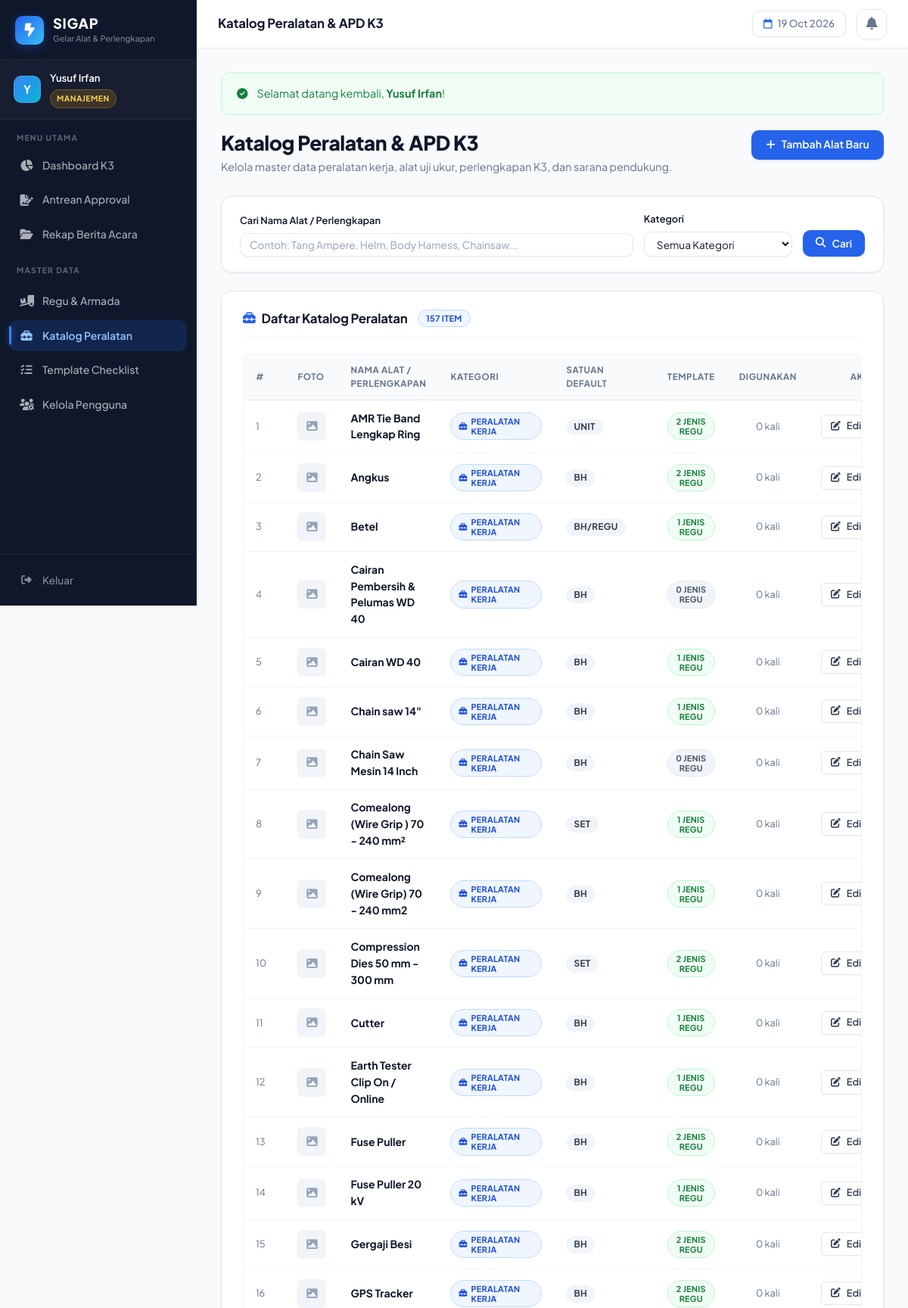
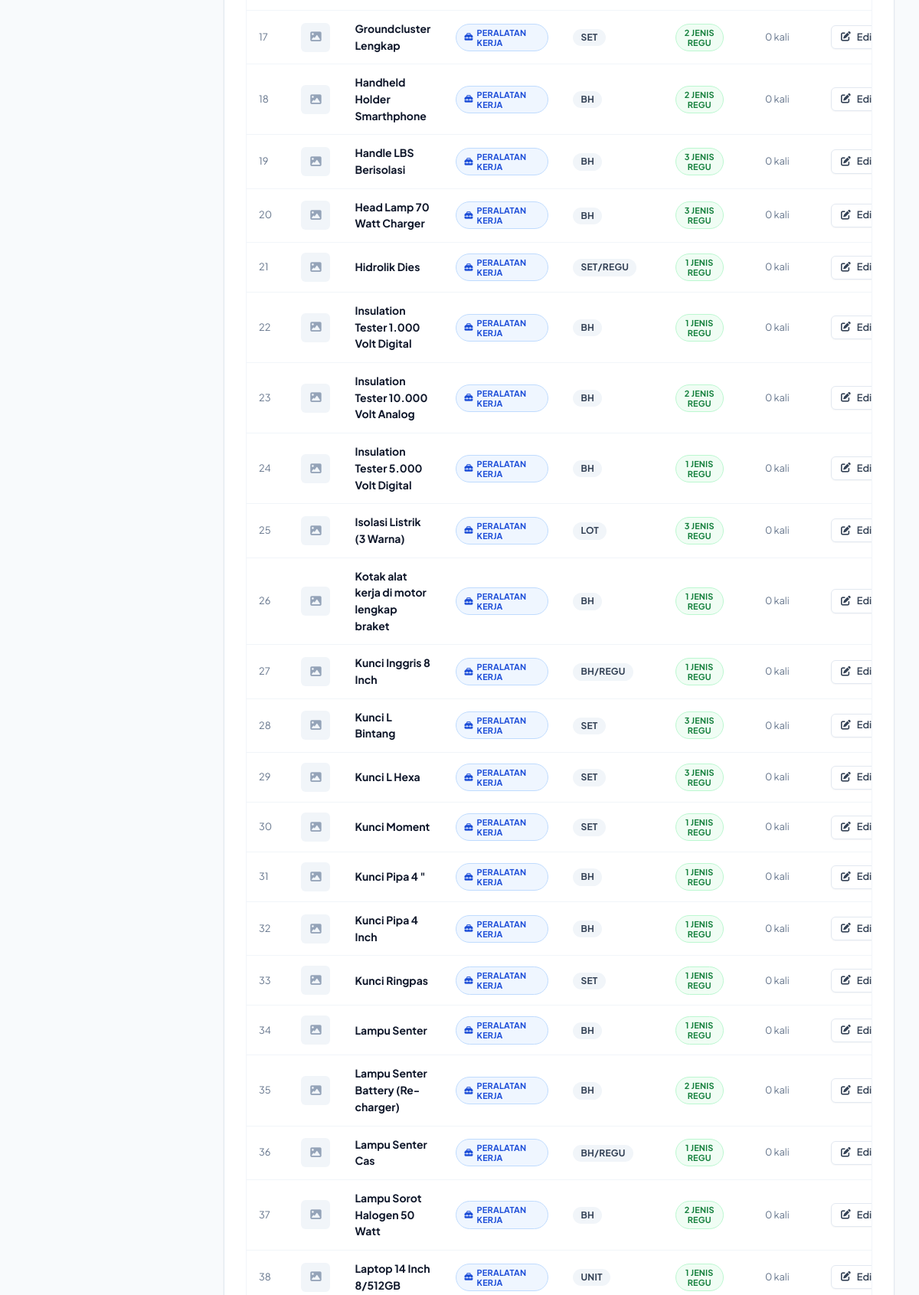
/master/barang/index.php (signed in, upper part), run on the app's committed database (2 pictures, top to bottom).
### tables this page shows
CREATE TABLE IF NOT EXISTS master_barang (
    id               INT          AUTO_INCREMENT PRIMARY KEY,
    nama_barang      VARCHAR(150) NOT NULL UNIQUE,
    kategori         ENUM('alat_kerja', 'k3_safety', 'kendaraan_pendukung', 'administrasi') NOT NULL,
    satuan_default   VARCHAR(30)  NOT NULL,
    gambar_referensi VARCHAR(255) NULL,
    created_at       TIMESTAMP    DEFAULT CURRENT_TIMESTAMP,
    updated_at       TIMESTAMP    DEFAULT CURRENT_TIMESTAMP ON UPDATE CURRENT_TIMESTAMP,
    INDEX idx_barang_kategori (kategori),
    INDEX idx_barang_nama     (nama_barang)
);

### master/barang/index.php (the view, shortened to what this page needs)
<?php
$pdo = get_db_connection();
$search          = trim(isset($_GET['q']) ? $_GET['q'] : '');
$where = [];
$params = [];
$where_sql = !empty($where) ? 'WHERE ' . implode(' AND ', $where) : '';
$stmt = $pdo->prepare("
    SELECT b.*,
           (SELECT COUNT(*) FROM template_checklist_item t WHERE t.master_barang_id = b.id) AS total_template,
           (SELECT COUNT(*) FROM gelar_alat_detail d WHERE d.master_barang_id = b.id) AS total_inspeksi
    FROM master_barang b
    {$where_sql}
    ORDER BY b.kategori, b.nama_barang
");
$stmt->execute($params);
$barang_list = $stmt->fetchAll();
$kategori_labels = [
    'alat_kerja'          => ['label' => 'Peralatan Kerja', 'icon' => 'fa-toolbox', 'class' => 'badge-submitted'],
    'k3_safety'           => ['label' => 'APD & Keselamatan K3', 'icon' => 'fa-hard-hat', 'class' => 'badge-rejected'],
    'kendaraan_pendukung' => ['label' => 'Armada / Sarana', 'icon' => 'fa-truck-pickup', 'class' => 'badge-approved'],
    'administrasi'        => ['label' => 'Administrasi & Personel', 'icon' => 'fa-id-card-clip', 'class' => 'badge-draft'],
];
require_once __DIR__ . '/../../includes/header.php';
?>
<div style="display:flex; justify-content:space-between; align-items:flex-start; margin-bottom:1.75rem; flex-wrap:wrap; gap:1rem;">
    <div>
        <h1 style="font-size:1.65rem; font-weight:800; letter-spacing:-0.02em; margin-bottom:4px; color:var(--text-main);">Katalog Peralatan & APD K3</h1>
        <p style="color:var(--text-muted); font-size:0.9rem;">Kelola master data peralatan kerja, alat uji ukur, perlengkapan K3, dan sarana pendukung.</p>
    </div>
    <button onclick="openModalTambah()" class="btn btn-primary">
        <i class="fa-solid fa-plus"></i> Tambah Alat Baru
    </button>
</div>
<div class="card" style="margin-bottom:1.5rem; padding:1.25rem 1.5rem;">
    <form method="GET" style="display:flex; gap:14px; flex-wrap:wrap; align-items:flex-end;">
        <div style="flex:1; min-width:200px;">
            <label class="form-label" style="font-size:0.8rem;">Cari Nama Alat / Perlengkapan</label>
            <input type="text" name="q" class="form-control" placeholder="Contoh: Tang Ampere, Helm, Body Harness, Chainsaw..." value="<?= htmlspecialchars($search) ?>" style="font-size:0.85rem; padding:6px 12px;">
        </div>
        <div>
            <label class="form-label" style="font-size:0.8rem;">Kategori</label>
            <select name="kategori" class="form-control" style="font-size:0.85rem; padding:6px 12px; min-width:180px;">
                <option value="">Semua Kategori</option>
            </select>
        </div>
        <div style="display:flex; gap:8px;">
            <button type="submit" class="btn btn-primary" style="padding:7px 16px; font-size:0.85rem;">
                <i class="fa-solid fa-magnifying-glass"></i> Cari
            </button>
        </div>
    </form>
</div>
<div class="card">
    <div class="card-header">
        <h2 class="card-title">
            <i class="fa-solid fa-toolbox" style="color:var(--primary);"></i>
            Daftar Katalog Peralatan
            <span class="badge badge-submitted" style="font-size:0.7rem; margin-left:6px;"><?= count($barang_list) ?> item</span>
        </h2>
    </div>
    <?php if (empty($barang_list)): ?>
        <div style="text-align:center; padding:3rem 1rem; color:var(--text-muted);">
            <div style="width:48px; height:48px; border-radius:50%; background:#f1f5f9; color:#64748b; display:flex; align-items:center; justify-content:center; margin:0 auto 10px; font-size:1.3rem;">
                <i class="fa-solid fa-toolbox"></i>
            </div>
            <strong style="color:var(--text-main);">Tidak ada data peralatan ditemukan</strong>
            <p style="font-size:0.825rem; margin-top:2px;">Silakan tambahkan data alat baru atau sesuaikan filter pencarian Anda.</p>
        </div>
    <?php else: ?>
        <div class="table-responsive">
            <table class="data-table">
                <thead>
                    <tr>
                        <th width="40px">#</th>
                        <th width="50px">Foto</th>
                        <th>Nama Alat / Perlengkapan</th>
                        <th>Kategori</th>
                        <th>Satuan Default</th>
                        <th style="text-align:center;">Template</th>
                        <th style="text-align:center;">Digunakan</th>
                        <th style="text-align:center;">Aksi</th>
                    </tr>
                </thead>
                <tbody>
                    <?php foreach ($barang_list as $i => $row): ?>
                        <?php $kat_info = isset($kategori_labels[$row['kategori']]) ? $kategori_labels[$row['kategori']] : ['label' => $row['kategori'], 'icon' => 'fa-tag', 'class' => 'badge-draft']; ?>
                        <tr>
                            <td style="color:var(--text-muted); font-size:0.8rem;"><?= $i + 1 ?></td>
                            <td>
                                <?php if (!empty($row['gambar_referensi'])): ?>
                                    <img src="<?= base_url('uploads/referensi/' . htmlspecialchars($row['gambar_referensi'])) ?>"
                                         style="width:38px; height:38px; object-fit:cover; border-radius:var(--radius-sm); border:1px solid var(--border-color); cursor:pointer;"
                                         onclick="previewImage(this.src, '<?= addslashes(htmlspecialchars($row['nama_barang'])) ?>')"
                                         title="Klik perbesar">
                                <?php else: ?>
                                    <div style="width:38px; height:38px; border-radius:var(--radius-sm); background:#f1f5f9; color:#94a3b8; display:flex; align-items:center; justify-content:center; font-size:0.9rem;">
                                        <i class="fa-solid fa-image"></i>
                                    </div>
                                <?php endif; ?>
                            </td>
                            <td>
                                <strong style="color:var(--text-main); font-size:0.875rem;"><?= htmlspecialchars($row['nama_barang']) ?></strong>
                            </td>
                            <td>
                                <span class="badge <?= $kat_info['class'] ?>" style="font-size:0.68rem;">
                                    <i class="fa-solid <?= $kat_info['icon'] ?>"></i> <?= $kat_info['label'] ?>
                                </span>
                            </td>
                            <td>
                                <span class="badge" style="background:#f1f5f9; color:#334155; font-size:0.75rem;">
                                    <?= htmlspecialchars($row['satuan_default']) ?>
                                </span>
                            </td>
                            <td style="text-align:center;">
                                <span class="badge <?= $row['total_template'] > 0 ? 'badge-approved' : 'badge-draft' ?>" style="font-size:0.68rem;">
                                    <?= $row['total_template'] ?> Jenis Regu
                                </span>
                            </td>
                            <td style="text-align:center; font-size:0.8rem; color:var(--text-muted);">
                                <?= $row['total_inspeksi'] ?> kali
                            </td>
                            <td style="text-align:center; white-space:nowrap;">
                                <div style="display:inline-flex; gap:6px;">
                                    <button onclick='openModalEdit(<?= json_encode($row) ?>)' class="btn btn-outline btn-sm" title="Edit Alat">
                                        <i class="fa-solid fa-pen-to-square"></i> Edit
                                    </button>
                                </div>
                            </td>
                        </tr>
                    <?php endforeach; ?>
                </tbody>
            </table>
        </div>
    <?php endif; ?>
</div>
<?php require_once __DIR__ . '/../../includes/footer.php'; ?>

### data on the page
master_barang: nama_barang "AMR Tie Band Lengkap Ring", kategori "PERALATAN KERJA", satuan_default "UNIT", total_template "2", total_inspeksi "0"
master_barang: nama_barang "Angkus", kategori "PERALATAN KERJA", satuan_default "BH", total_template "2", total_inspeksi "0"
master_barang: nama_barang "Betel", kategori "PERALATAN KERJA", satuan_default "BH/REGU", total_template "1", total_inspeksi "0"
master_barang: nama_barang "Cairan Pembersih & Pelumas WD 40", kategori "PERALATAN KERJA", satuan_default "BH", total_template "0", total_inspeksi "0"
master_barang: nama_barang "Cairan WD 40", kategori "PERALATAN KERJA", satuan_default "BH", total_template "1", total_inspeksi "0"
master_barang: nama_barang "Chain saw 14\"", kategori "PERALATAN KERJA", satuan_default "BH", total_template "1", total_inspeksi "0"
master_barang: nama_barang "Chain Saw Mesin 14 Inch", kategori "PERALATAN KERJA", satuan_default "BH", total_template "0", total_inspeksi "0"
master_barang: nama_barang "Comealong (Wire Grip ) 70 - 240 mm²", kategori "PERALATAN KERJA", satuan_default "SET", total_template "1", total_inspeksi "0"
master_barang: nama_barang "Comealong (Wire Grip) 70 - 240 mm2", kategori "PERALATAN KERJA", satuan_default "BH", total_template "1", total_inspeksi "0"
master_barang: nama_barang "Compression Dies 50 mm - 300 mm", kategori "PERALATAN KERJA", satuan_default "SET", total_template "2", total_inspeksi "0"
master_barang: nama_barang "Cutter", kategori "PERALATAN KERJA", satuan_default "BH", total_template "1", total_inspeksi "0"
master_barang: nama_barang "Earth Tester Clip On / Online", kategori "PERALATAN KERJA", satuan_default "BH", total_template "1", total_inspeksi "0"
master_barang: nama_barang "Fuse Puller", kategori "PERALATAN KERJA", satuan_default "BH", total_template "2", total_inspeksi "0"
master_barang: nama_barang "Fuse Puller 20 kV", kategori "PERALATAN KERJA", satuan_default "BH", total_template "1", total_inspeksi "0"
master_barang: nama_barang "Gergaji Besi", kategori "PERALATAN KERJA", satuan_default "BH", total_template "2", total_inspeksi "0"
master_barang: nama_barang "GPS Tracker", kategori "PERALATAN KERJA", satuan_default "BH", total_template "2", total_inspeksi "0"
master_barang: nama_barang "Groundcluster Lengkap", kategori "PERALATAN KERJA", satuan_default "SET", total_template "2", total_inspeksi "0"
master_barang: nama_barang "Handheld Holder Smarthphone", kategori "PERALATAN KERJA", satuan_default "BH", total_template "2", total_inspeksi "0"
master_barang: nama_barang "Handle LBS Berisolasi", kategori "PERALATAN KERJA", satuan_default "BH", total_template "3", total_inspeksi "0"
master_barang: nama_barang "Head Lamp 70 Watt Charger", kategori "PERALATAN KERJA", satuan_default "BH", total_template "3", total_inspeksi "0"
master_barang: nama_barang "Hidrolik Dies", kategori "PERALATAN KERJA", satuan_default "SET/REGU", total_template "1", total_inspeksi "0"
master_barang: nama_barang "Insulation Tester 1.000 Volt Digital", kategori "PERALATAN KERJA", satuan_default "BH", total_template "1", total_inspeksi "0"
master_barang: nama_barang "Insulation Tester 10.000 Volt Analog", kategori "PERALATAN KERJA", satuan_default "BH", total_template "2", total_inspeksi "0"
master_barang: nama_barang "Insulation Tester 5.000 Volt Digital", kategori "PERALATAN KERJA", satuan_default "BH", total_template "1", total_inspeksi "0"
master_barang: nama_barang "Isolasi Listrik (3 Warna)", kategori "PERALATAN KERJA", satuan_default "LOT", total_template "3", total_inspeksi "0"
master_barang: nama_barang "Kotak alat kerja di motor lengkap braket", kategori "PERALATAN KERJA", satuan_default "BH", total_template "1", total_inspeksi "0"
master_barang: nama_barang "Kunci Inggris 8 Inch", kategori "PERALATAN KERJA", satuan_default "BH/REGU", total_template "1", total_inspeksi "0"
master_barang: nama_barang "Kunci L Bintang", kategori "PERALATAN KERJA", satuan_default "SET", total_template "3", total_inspeksi "0"
master_barang: nama_barang "Kunci L Hexa", kategori "PERALATAN KERJA", satuan_default "SET", total_template "3", total_inspeksi "0"
master_barang: nama_barang "Kunci Moment", kategori "PERALATAN KERJA", satuan_default "SET", total_template "1", total_inspeksi "0"
master_barang: nama_barang "Kunci Pipa 4 \"", kategori "PERALATAN KERJA", satuan_default "BH", total_template "1", total_inspeksi "0"
master_barang: nama_barang "Kunci Pipa 4 Inch", kategori "PERALATAN KERJA", satuan_default "BH", total_template "1", total_inspeksi "0"
master_barang: nama_barang "Kunci Ringpas", kategori "PERALATAN KERJA", satuan_default "SET", total_template "1", total_inspeksi "0"
master_barang: nama_barang "Lampu Senter", kategori "PERALATAN KERJA", satuan_default "BH", total_template "1", total_inspeksi "0"
master_barang: nama_barang "Lampu Senter Battery (Re-charger)", kategori "PERALATAN KERJA", satuan_default "BH", total_template "2", total_inspeksi "0"
master_barang: nama_barang "Lampu Senter Cas", kategori "PERALATAN KERJA", satuan_default "BH/REGU", total_template "1", total_inspeksi "0"
master_barang: nama_barang "Lampu Sorot Halogen 50 Watt", kategori "PERALATAN KERJA", satuan_default "BH", total_template "2", total_inspeksi "0"
master_barang: nama_barang "Laptop 14 Inch 8/512GB", kategori "PERALATAN KERJA", satuan_default "UNIT", total_template "1", total_inspeksi "0"

### other printed values
substr($user['nama_lengkap'], 0, 1) "Y"
$user['nama_lengkap'] "Yusuf Irfan"
$page_title "Katalog Peralatan & APD K3"
$flash_success "Selamat datang kembali, Yusuf Irfan !"
count($barang_list) "157"
